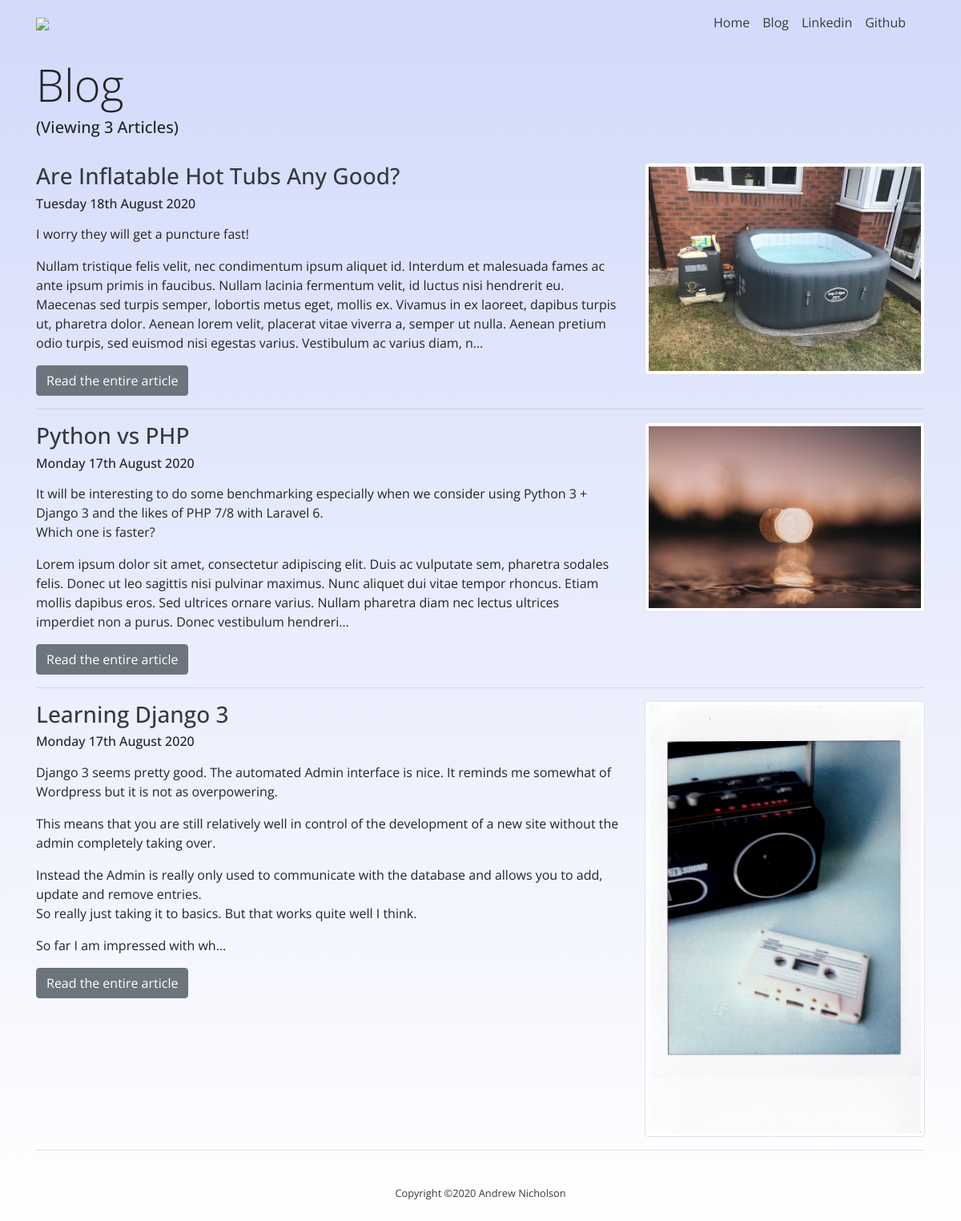
Screenshot of /blog/ with the database file from the repository.
### blog/models.py (models this page shows, shortened)
class Blog(models.Model):
    title = models.CharField(max_length=150)
    body = models.TextField()
    image = models.ImageField(upload_to='portfolio/images/')
    url = models.URLField(blank=True)
    datetime = models.DateTimeField()
    slug = models.SlugField()

### blog/views.py (the view)
# urls.py: path('', views.all_blogs, name='all_blogs'),
def all_blogs(request):
    blogs = Blog.objects.all().order_by('-id')
    return render(request, 'all_blogs.html', {'blogs' : blogs})

### blog/templates/all_blogs.html
{% extends 'base.html' %}
{% block content %}
<h1 class="display-4 pt-3">Blog</h1>
<h5 class="pb-4">(Viewing {{ blogs.count }} Article{{ blogs.count|pluralize}})</h5>
{% for blog in blogs %}
<div class="row">
    <div class="col-md-8">
        <h3><a href="{% url 'blog:detail' blog.slug %}" class="text-dark">{{ blog.title }}</a></h3>
        <h6>{{ blog.datetime|date:'l jS F Y' }}</h6>
        <p>{{ blog.body|truncatechars:500|linebreaks }}</p>
        {% if blog.slug %}
        <a href="{{ blog.slug }}" class="btn btn-secondary">Read the entire article</a>
        {% endif %}
    </div>
    <div class="col-md-4">
        <a href="{{ blog.slug }}"><img src="{{ blog.image.url }}" class="img-thumbnail" width="100%"/></a>
    </div>
</div>
<hr class="my-3"/>
{% endfor %}
{% endblock %}

### portfolio/templates/base.html (shortened to what this page needs)
{% load static %}
<!doctype html>
<html lang="en">
<head>
    <link rel="stylesheet" href="https://stackpath.bootstrapcdn.com/bootstrap/4.5.2/css/bootstrap.min.css">
    <link rel="stylesheet" href="{% static 'styles.css' %}" />
</head>
<body>
<nav class="navbar navbar-expand-lg static-top">
    <div class="container">
        <a class="navbar-brand" href="#">
            <img src="{% static 'companylogo.png' %}" height="50" />
        </a>
        <div class="collapse navbar-collapse" id="navbarSupportedContent">
            <ul class="navbar-nav ml-auto float-right text-right pr-3">
                <li class="nav-item active">
                    <a class="nav-link text-dark" href="{% url 'home' %}">Home
                    </a>
                </li>
                <li class="nav-item">
                    <a class="nav-link text-dark" href="{% url 'blog:all_blogs' %}">Blog</a>
                </li>
                <li class="nav-item">
                    <a class="nav-link text-dark" target="_blank" href="https://www.linkedin.com/in/andrewgdnicholson/">Linkedin</a>
                </li>
                <li class="nav-item">
                    <a class="nav-link text-dark" target="_blank" href="https://www.github.com/agdnicholson">Github</a>
                </li>
            </ul>
        </div>
    </div>
</nav>
<div class="container">
{% block content %}
{% endblock %}
</div>
<footer class="py-4 flex-shrink-0 text-dark">
    <div class="container text-center">
        <small>Copyright &copy;2020 <a href="https://www.andrewnicholson.co.uk" class="text-dark">Andrew Nicholson</a></small>
    </div>
</footer>
</body>
</html>

### portfolio/static/styles.css (style rules this page uses)
html { height:100%; }
body { font-family: 'Open Sans', sans-serif; height: 100%; background: -webkit-gradient(linear, left top, left bottom, from(#d2dafa), to(#FFFFFF)) fixed; }

### rows the page displays
Blog: title "Are Inflatable Hot Tubs Any Good?", datetime "Tuesday 18th August 2020", body "I worry they will get a puncture fast! Nullam tristique felis velit, nec condimentum ipsum aliquet id. Interdum et malesuada fames ac ante ipsum primis in faucibus. Nullam lacinia fermentum velit, id luctus nisi hendrerit eu. Maecenas sed turpis semper, lobortis metus eget, mollis ex. Vivamus in ex laoreet, dapibus turpis ut, pharetra dolor. Aenean lorem velit, placerat vitae viverra a, semper ut nulla. Aenean pretium odio turpis, sed euismod nisi egestas varius. Vestibulum ac varius diam, n…", image (picture)
Blog: title "Python vs PHP", datetime "Monday 17th August 2020", body "It will be interesting to do some benchmarking especially when we consider using Python 3 + Django 3 and the likes of PHP 7/8 with Laravel 6. Which one is faster? Lorem ipsum dolor sit amet, consectetur adipiscing elit. Duis ac vulputate sem, pharetra sodales felis. Donec ut leo sagittis nisi pulvinar maximus. Nunc aliquet dui vitae tempor rhoncus. Etiam mollis dapibus eros. Sed ultrices ornare varius. Nullam pharetra diam nec lectus ultrices imperdiet non a purus. Donec vestibulum hendreri…", image (picture)
Blog: title "Learning Django 3", datetime "Monday 17th August 2020", body "Django 3 seems pretty good. The automated Admin interface is nice. It reminds me somewhat of Wordpress but it is not as overpowering. This means that you are still relatively well in control of the development of a new site without the admin completely taking over. Instead the Admin is really only used to communicate with the database and allows you to add, update and remove entries. So really just taking it to basics. But that works quite well I think. So far I am impressed with wh…", image (picture)

### other values shown
{{ blogs.count }} "3"
